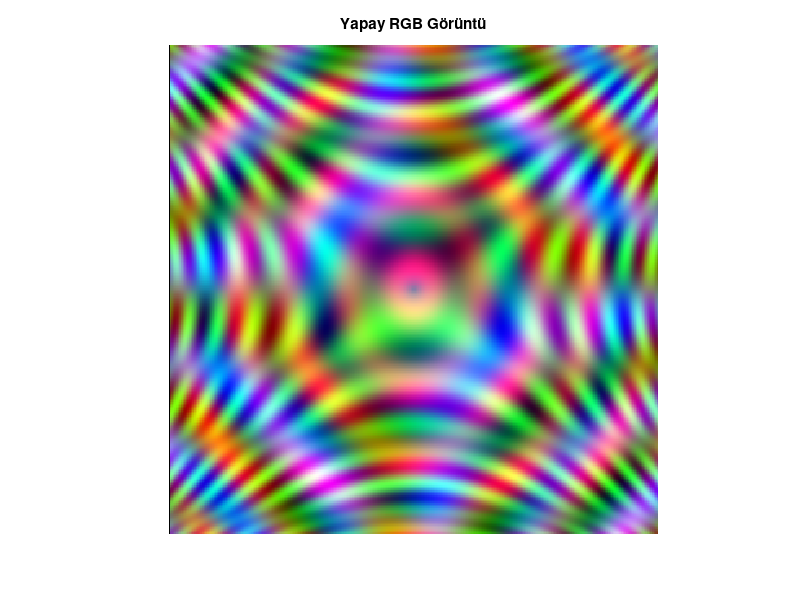
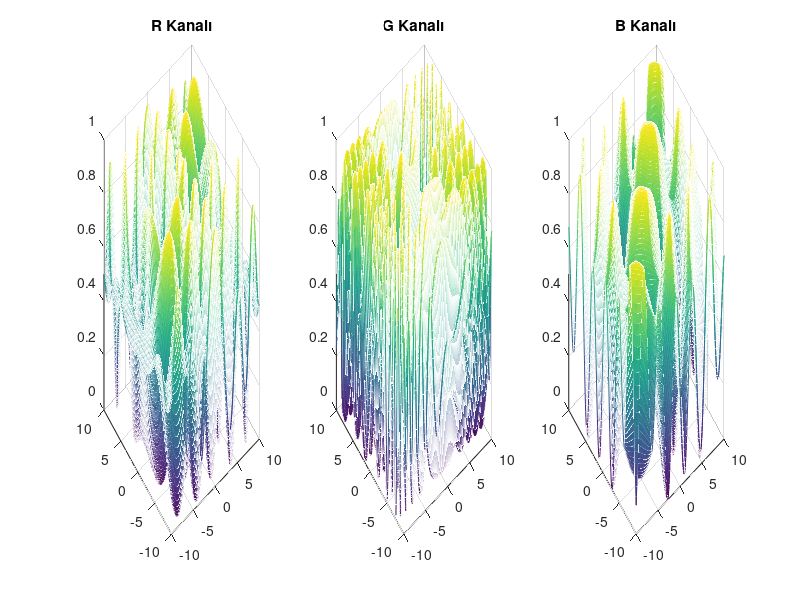

The MATLAB source for these figures, in order: (Note: this script raises an error after producing the figures.)
%% Yapay RGB Görüntü Oluşturma
% Matematiksel fonksiyonlarla yapay bir RGB görüntü üretir ve
% her kanalın 3D yüzey grafiğini çizer.

clc; clear; close all;

% Görüntü çözünürlüğü ve koordinat ızgarası
N = 300;
[x, y] = meshgrid(linspace(-10, 10, N), linspace(-10, 10, N));

% Renk kanallarının trigonometrik fonksiyonlarla hesaplanması
R = sin(2 * sqrt(x.^2 + y.^2)) .* cos(0.8 * x);       % Dairesel halkalar + yatay modülasyon
G = cos(0.3 * x.^2 - 0.3 * y.^2) .* sin(y);            % Hiperbolik desen + dikey modülasyon
B = 0.7 * sin(x .* y / 6) + 0.3 * cos(1.5 * sqrt(x.^2 + y.^2)); % Çapraz + radyal dalgalar

% Min-max normalizasyon: değerleri [0,1] aralığına ölçeklendirme
R = (R - min(R(:))) / (max(R(:)) - min(R(:)));
G = (G - min(G(:))) / (max(G(:)) - min(G(:)));
B = (B - min(B(:))) / (max(B(:)) - min(B(:)));

% 3 kanalı birleştirerek 300x300x3 RGB görüntü oluşturma
RGB = cat(3, R, G, B);

% Yapay RGB görüntüyü gösterme
figure;
imshow(RGB);
title('Yapay RGB Görüntü');

% Her kanalın 3D mesh grafiği
figure;

subplot(1,3,1);
mesh(x, y, R);
title('R Kanalı');

subplot(1,3,2);
mesh(x, y, G);
title('G Kanalı');

subplot(1,3,3);
mesh(x, y, B);
title('B Kanalı');

sgtitle('Matematiksel Fonksiyonların 3D Görselleştirilmesi');
